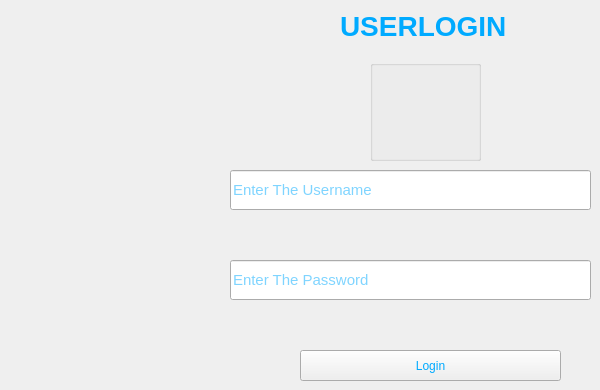
    <widget class="QWidget" name="tab_13">
     <attribute name="title">
      <string>Page 1</string>
     </attribute>
     <widget class="QLineEdit" name="tb3">
      <property name="geometry">
       <rect>
        <x>230</x>
        <y>170</y>
        <width>361</width>
        <height>40</height>
       </rect>
      </property>
      <property name="font">
       <font>
        <pointsize>11</pointsize>
       </font>
      </property>
      <property name="styleSheet">
       <string notr="true">color: rgb(0, 170, 255);



</string>
      </property>
      <property name="placeholderText">
       <string>Enter The Username</string>
      </property>
     </widget>
     <widget class="QLineEdit" name="tb4">
      <property name="geometry">
       <rect>
        <x>230</x>
        <y>260</y>
        <width>361</width>
        <height>40</height>
       </rect>
      </property>
      <property name="font">
       <font>
        <pointsize>11</pointsize>
       </font>
      </property>
      <property name="styleSheet">
       <string notr="true">color: rgb(0, 170, 255);



</string>
      </property>
      <property name="echoMode">
       <enum>QLineEdit::Password</enum>
      </property>
      <property name="placeholderText">
       <string>Enter The Password</string>
      </property>
     </widget>
     <widget class="QPushButton" name="pushButton_12">
      <property name="geometry">
       <rect>
        <x>300</x>
        <y>350</y>
        <width>261</width>
        <height>31</height>
       </rect>
      </property>
      <property name="styleSheet">
       <string notr="true">color: rgb(0, 170, 255);



</string>
      </property>
      <property name="text">
       <string>Login</string>
      </property>
     </widget>
     <widget class="QLabel" name="label">
      <property name="geometry">
       <rect>
        <x>340</x>
        <y>0</y>
        <width>171</width>
        <height>51</height>
       </rect>
      </property>
      <property name="font">
       <font>
        <pointsize>21</pointsize>
        <weight>75</weight>
        <bold>true</bold>
       </font>
      </property>
      <property name="styleSheet">
       <string notr="true">color: rgb(0, 170, 255);

</string>
      </property>
      <property name="text">
       <string>USERLOGIN</string>
      </property>
     </widget>
     <widget class="QGroupBox" name="groupBox">
      <property name="geometry">
       <rect>
        <x>370</x>
        <y>60</y>
        <width>111</width>
        <height>101</height>
       </rect>
      </property>
      <property name="styleSheet">
       <string notr="true">
border-image: url(:/icons/client.png);</string>
      </property>
      <property name="title">
       <string/>
      </property>
     </widget>
    </widget>
